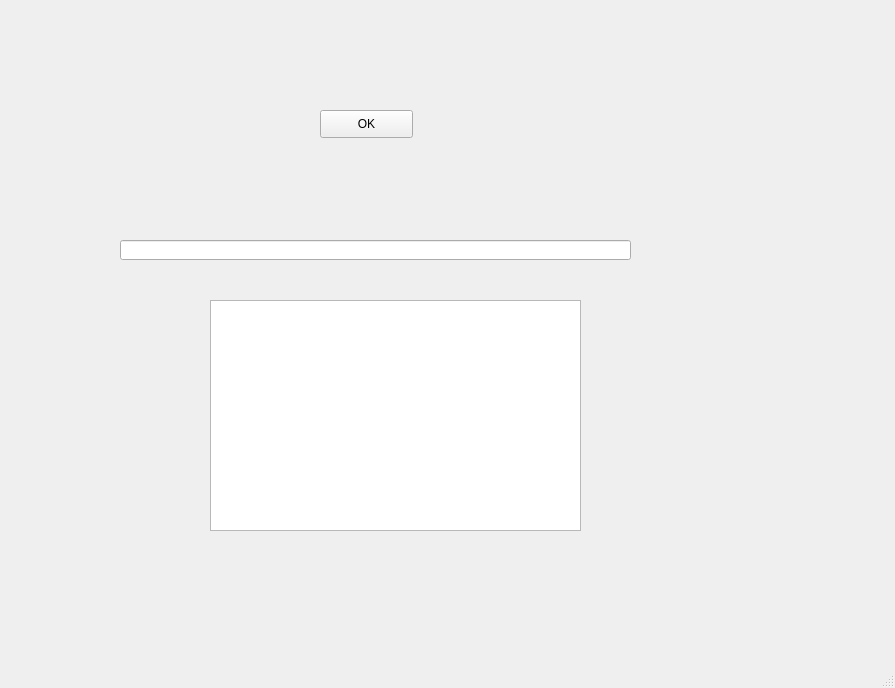
<?xml version="1.0" encoding="UTF-8"?>
<ui version="4.0">
 <class>MainWindow</class>
 <widget class="QMainWindow" name="MainWindow">
  <property name="geometry">
   <rect>
    <x>0</x>
    <y>0</y>
    <width>895</width>
    <height>688</height>
   </rect>
  </property>
  <property name="windowTitle">
   <string>MainWindow</string>
  </property>
  <widget class="QWidget" name="centralwidget">
   <widget class="QPushButton" name="pushButton">
    <property name="geometry">
     <rect>
      <x>320</x>
      <y>110</y>
      <width>93</width>
      <height>28</height>
     </rect>
    </property>
    <property name="text">
     <string>OK</string>
    </property>
   </widget>
   <widget class="QLineEdit" name="lineEdit">
    <property name="geometry">
     <rect>
      <x>120</x>
      <y>240</y>
      <width>511</width>
      <height>20</height>
     </rect>
    </property>
    <property name="text">
     <string/>
    </property>
   </widget>
   <widget class="QTextEdit" name="textEdit">
    <property name="geometry">
     <rect>
      <x>210</x>
      <y>300</y>
      <width>371</width>
      <height>231</height>
     </rect>
    </property>
   </widget>
  </widget>
  <widget class="QMenuBar" name="menubar">
   <property name="geometry">
    <rect>
     <x>0</x>
     <y>0</y>
     <width>895</width>
     <height>26</height>
    </rect>
   </property>
  </widget>
  <widget class="QStatusBar" name="statusbar"/>
 </widget>
 <resources/>
 <connections/>
</ui>
